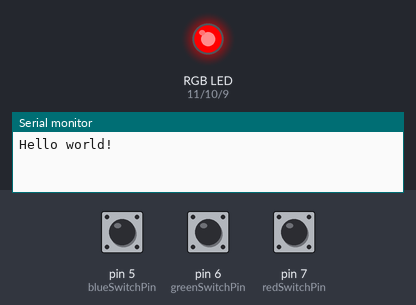
A sketch run on a simulated Arduino Uno, built with avr-gcc and run on an emulated ATmega328P. Parts: an RGB LED mixed from three pins (HIGH = lit), the last lines printed to the serial monitor. The inputs (shaded band) are chosen by the test bench; at power-on: pin 5 (blueSwitchPin) HIGH, pin 6 (greenSwitchPin) HIGH, pin 7 (redSwitchPin) HIGH. Dim RGB values are drawn brighter than linear.

Above: at 1.2 s.
1.3 s: pin 5 (blueSwitchPin) pulled LOW for 1 s
At 2.7 s:
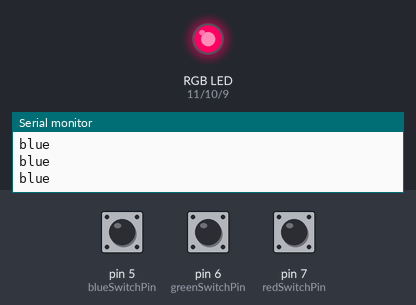
3.8 s: pin 6 (greenSwitchPin) pulled LOW for 3.2 s
At 7.3 s:
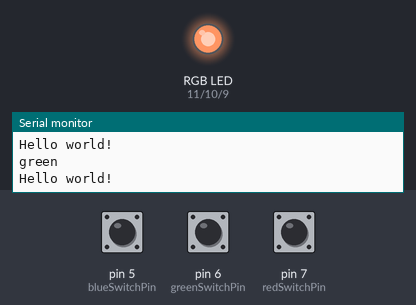
8.5 s: pin 7 (redSwitchPin) pulled LOW for 0.15 s
10.1 s: pin 6 (greenSwitchPin) pulled LOW for 1 s
At 12.2 s:
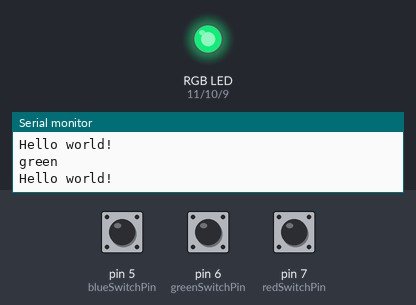
12.6 s: pin 7 (redSwitchPin) pulled LOW for 1 s
At 14.7 s:
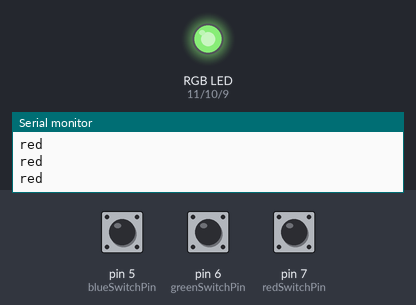
15.1 s: pin 5 (blueSwitchPin) pulled LOW for 3.2 s
Timing chart, 0 to 19.8 s (numbered marks = the images above; inputs shaded):
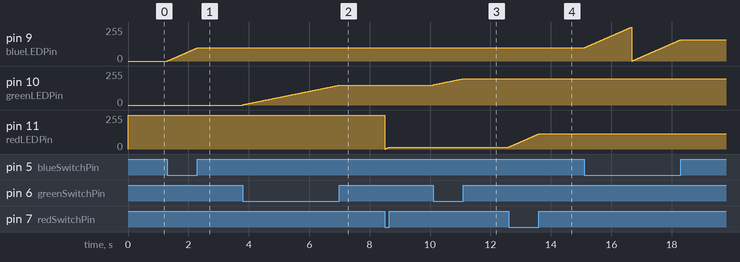

Measured:
- after the input at 1.3 s, pin 9 (blueLEDPin): moves from 0/255 to 99/255 over 0.99 s, starting at once
- after the input at 3.8 s, pin 10 (greenLEDPin): moves from 0/255 to 149/255 over 3.2 s, starting at once
- after the input at 10.1 s, pin 10 (greenLEDPin): moves from 149/255 to 198/255 over 1.0 s, starting at once
- after the input at 12.6 s, pin 11 (redLEDPin): moves from 14/255 to 113/255 over 0.99 s, starting at once

The sketch:

rgb_fader.ino
```cpp
/*
Adafruit Arduino - Lesson 7. RGB Fader
*/

int redLEDPin = 11;
int greenLEDPin = 10;
int blueLEDPin = 9;

int redSwitchPin = 7;
int greenSwitchPin = 6;
int blueSwitchPin = 5;

int red = 255;
int blue = 0;
int green = 0;

void setup()
{
  Serial.begin(9600);           // set up Serial library at 9600 bps
  Serial.println("Hello world!");
  pinMode(redLEDPin, OUTPUT);
  pinMode(greenLEDPin, OUTPUT);
  pinMode(blueLEDPin, OUTPUT);
  pinMode(redSwitchPin, INPUT_PULLUP);
  pinMode(greenSwitchPin, INPUT_PULLUP);
  pinMode(blueSwitchPin, INPUT_PULLUP);
}

void loop()
{
  if (digitalRead(redSwitchPin) == LOW)
  {
    red ++;
    if (red > 255) red = 0;
    Serial.println("red");
  }
  if (digitalRead(greenSwitchPin) == LOW)
  {
    green ++;
    if (green > 255) green = 0;
    Serial.println("green");
    Serial.println("Hello world!");

  }
  if (digitalRead(blueSwitchPin) == LOW)
  {
    blue ++;
    if (blue > 255) blue = 0;
    Serial.println("blue");
  }
  analogWrite(redLEDPin, red);
  analogWrite(greenLEDPin, green);
  analogWrite(blueLEDPin, blue);
  delay(10);
}
```
